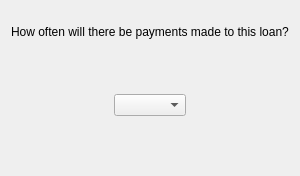
<?xml version="1.0" encoding="UTF-8"?>
<ui version="4.0">
 <class>PaymentFrequencyWizardPageDecl</class>
 <widget class="QWizardPage" name="PaymentFrequencyWizardPageDecl">
  <attribute name="title">
    <string>Payment frequency</string>
  </attribute>
  <layout class="QVBoxLayout">
    <property name="margin">
      <number>11</number>
    </property>
    <property name="spacing">
      <number>6</number>
    </property>
    <item>
      <widget class="QLabel" name="TextLabel11_2">
        <property name="text">
          <string>
How often will there be payments made to this loan?</string>
        </property>
        <property name="alignment">
          <set>Qt::AlignTop</set>
        </property>
        <property name="wordWrap">
          <bool>true</bool>
        </property>
      </widget>
    </item>
    <item>
      <spacer name="Spacer54">
        <property name="sizeHint">
          <size>
            <width>0</width>
            <height>49</height>
          </size>
        </property>
        <property name="sizeType">
          <enum>QSizePolicy::Expanding</enum>
        </property>
        <property name="orientation">
          <enum>Qt::Vertical</enum>
        </property>
      </spacer>
    </item>
    <item>
      <layout class="QHBoxLayout">
        <property name="margin">
          <number>0</number>
        </property>
        <property name="spacing">
          <number>6</number>
        </property>
        <item>
          <spacer name="Spacer57">
            <property name="sizeHint">
              <size>
                <width>39</width>
                <height>0</height>
              </size>
            </property>
            <property name="sizeType">
              <enum>QSizePolicy::Expanding</enum>
            </property>
            <property name="orientation">
              <enum>Qt::Horizontal</enum>
            </property>
          </spacer>
        </item>
        <item>
          <widget class="KMyMoneyFrequencyCombo" name="m_paymentFrequencyUnitEdit"/>
        </item>
        <item>
          <spacer name="Spacer56">
            <property name="sizeHint">
              <size>
                <width>56</width>
                <height>0</height>
              </size>
            </property>
            <property name="sizeType">
              <enum>QSizePolicy::Expanding</enum>
            </property>
            <property name="orientation">
              <enum>Qt::Horizontal</enum>
            </property>
          </spacer>
        </item>
      </layout>
    </item>
    <item>
      <spacer name="Spacer55">
        <property name="sizeHint">
          <size>
            <width>0</width>
            <height>49</height>
          </size>
        </property>
        <property name="sizeType">
          <enum>QSizePolicy::Expanding</enum>
        </property>
        <property name="orientation">
          <enum>Qt::Vertical</enum>
        </property>
      </spacer>
    </item>
  </layout>
 </widget>
 <resources/>
 <connections/>
 <customwidgets>
 <customwidget>
  <class>KMyMoneyFrequencyCombo</class>
  <extends>KComboBox</extends>
  <header>kmymoneymvccombo.h</header>
 </customwidget>
 <customwidget>
  <class>KComboBox</class>
  <extends>QComboBox</extends>
  <header>kcombobox.h</header>
 </customwidget>

 </customwidgets>
 <tabstops>
 </tabstops>
</ui>
